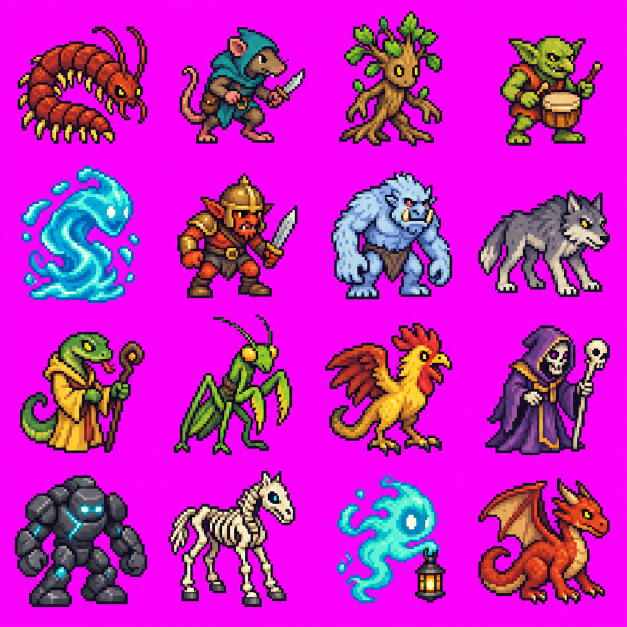
#> input picture assets/generation/creatures_sheet_64_2026-10-12/source.png, 1254 x 1254 px (shown at 1/2 size)
$ python crop_portrait.py ../../../assets/generation/creatures_sheet_64_2026-10-12/source.png --output out.png
#> lines starting #> are read from the running program, lines starting #| are printed output that depends on the picture
### tools/pixel_processing_complete_2026-10-12/src/true_pixel.py
#!/usr/bin/env python3
"""Recover a true low-resolution pixel image from generated pseudo-pixel art."""

from __future__ import annotations

import argparse
from dataclasses import dataclass
import math
import os
from pathlib import Path
from statistics import median_low
from typing import Iterable, Sequence

from PIL import Image, UnidentifiedImageError


MAX_DIMENSION = 8192
DEFAULT_MIN_CELL_SIZE = 4.0
DEFAULT_MAX_CELL_SIZE = 32.0
DEFAULT_IMAGE_PALETTE_SIZE = 64
DEFAULT_INSET = 0.18
DEFAULT_ALPHA_COVERAGE = 0.5
GRID_CELL_SIZE_STEP = 0.05
GRID_PHASE_STEP = 0.25
MAX_AXIS_CANDIDATES = 96

Pixel = tuple[int, ...]
RGBPixel = tuple[int, int, int]

# AAP-64 by Adigun A. Polack:
# https://lospec.com/palette-list/aap-64
AAP64_HEX = (
    "060608",
    "141013",
    "3b1725",
    "73172d",
    "b4202a",
    "df3e23",
    "fa6a0a",
    "f9a31b",
    "ffd541",
    "fffc40",
    "d6f264",
    "9cdb43",
    "59c135",
    "14a02e",
    "1a7a3e",
    "24523b",
    "122020",
    "143464",
    "285cc4",
    "249fde",
    "20d6c7",
    "a6fcdb",
    "ffffff",
    "fef3c0",
    "fad6b8",
    "f5a097",
    "e86a73",
    "bc4a9b",
    "793a80",
    "403353",
    "242234",
    "221c1a",
    "322b28",
    "71413b",
    "bb7547",
    "dba463",
    "f4d29c",
    "dae0ea",
    "b3b9d1",
    "8b93af",
    "6d758d",
    "4a5462",
    "333941",
    "422433",
    "5b3138",
    "8e5252",
    "ba756a",
    "e9b5a3",
    "e3e6ff",
    "b9bffb",
    "849be4",
    "588dbe",
    "477d85",
    "23674e",
    "328464",
    "5daf8d",
    "92dcba",
    "cdf7e2",
    "e4d2aa",
    "c7b08b",
    "a08662",
    "796755",
    "5a4e44",
    "423934",
)
AAP64_PALETTE: tuple[RGBPixel, ...] = tuple(
    tuple(bytes.fromhex(color)) for color in AAP64_HEX
)


@dataclass(frozen=True)
class GridCandidate:
    """One possible logical pixel grid and its periodic-edge score."""

    width: int
    height: int
    cell_size_x: float
    cell_size_y: float
    offset_x: float
    offset_y: float
    score_x: float
    score_y: float
    score: float


@dataclass(frozen=True)
class AxisCandidate:
    """One possible pseudo-pixel period and phase on a source axis."""

    cell_size: float
    offset: float
    score: float


# [621 lines left out: functions parse_positive_float, parse_inset, parse_alpha_coverage, parse_palette_size, parse_grid, sampled_positions and 19 more, not called in this run]


def default_output_path(input_path: Path) -> Path:
    return input_path.with_name(f"{input_path.stem}_true_pixel.png")


def save_png_atomic(image: Image.Image, output: Path) -> None:
    output.parent.mkdir(parents=True, exist_ok=True)
    temporary = output.with_name(f".{output.name}.{os.getpid()}.tmp")
    try:
        image.save(temporary, format="PNG", optimize=True)
        os.replace(temporary, output)
    except BaseException:
        temporary.unlink(missing_ok=True)
        raise


# [86 lines left out: function build_parser, not called in this run]


def load_image(path: Path) -> Image.Image:
    if not path.is_file():
        raise ValueError(f"файл не найден: {path}")
    try:
        image = Image.open(path)
#> image is the input picture: PIL image 1254x1254 RGB; mean R, G, B 195.3, 35.7, 189.9
        image.load()
    except (UnidentifiedImageError, OSError) as error:
        raise ValueError(f"не удалось прочитать PNG: {path}") from error

    if image.format != "PNG":
        raise ValueError("поддерживается только формат PNG")
    if (
        image.width > MAX_DIMENSION
        or image.height > MAX_DIMENSION
        or image.width < 2
        or image.height < 2
    ):
        raise ValueError(
            f"размер PNG должен быть от 2x2 до {MAX_DIMENSION}x{MAX_DIMENSION}"
        )
    return image


# [86 lines left out: function main, not called in this run]


# [2 lines that do not run on import are left out]

### tools/pixel_processing_complete_2026-10-12/src/pixel_stages.py
"""Command-line entry points for each individual processing stage."""
from __future__ import annotations

import argparse
import json
import re
from pathlib import Path

import pixel_ops as ops
import true_pixel


def size_argument(value: str) -> tuple[int,int]:
    return true_pixel.parse_grid(value)


# [6 lines left out: function safe_names, not called in this run]


def main(stage: str) -> None:
    parser=argparse.ArgumentParser(description=f"Pixel pipeline stage: {stage}")
    parser.add_argument("input",type=Path,help="PNG file, or folder of PNGs")
    parser.add_argument("-o","--output",type=Path,required=stage!="validate")
    parser.add_argument("--force",action="store_true",help="overwrite generated files")
    if stage=="split":
        parser.add_argument("--rows",type=int,default=4); parser.add_argument("--columns",type=int,default=4)
        parser.add_argument("--layout",type=Path,help="recipe JSON containing layout and sprite names")
        parser.add_argument("--names",nargs="+")
        parser.add_argument("--tolerance",type=int,default=64)
        parser.add_argument("--empty-fraction",type=float,default=0.01)
        parser.add_argument("--minimum-gap",type=int,default=5)
    elif stage=="outline":
        parser.add_argument("--color",default="242234"); parser.add_argument("--neighbors",type=int,choices=[4,8],default=8)
    elif stage=="mirror":
        parser.add_argument("--names",nargs="+",help="only mirror these stems; default: all")
        parser.add_argument("--vertical",action="store_true")
    elif stage=="align":
        parser.add_argument("--size",type=size_argument,default=(66,66)); parser.add_argument("--baseline",type=int,default=63)
    elif stage=="crop":
        parser.add_argument("--size",type=size_argument,default=(96,96))
        parser.add_argument("--x",type=int); parser.add_argument("--y",type=int)
        parser.add_argument("--shift-x",type=int,default=0); parser.add_argument("--shift-y",type=int,default=0)
    elif stage=="palette":
        parser.add_argument("--palette",choices=["aap64","image","none"],default="aap64")
        parser.add_argument("--colors",type=int,default=64)
    elif stage=="preview":
        parser.add_argument("--columns",type=int,default=4); parser.add_argument("--gap",type=int,default=0)
        parser.add_argument("--checker",action="store_true")
    elif stage=="compare":
        parser.add_argument("--other",type=Path,nargs="+",required=True); parser.add_argument("--gap",type=int,default=24)
        parser.add_argument("--columns",type=int,default=4);parser.add_argument("--report",type=Path)
    elif stage=="validate":
        parser.add_argument("--size",type=size_argument); parser.add_argument("--baseline",type=int)
        parser.add_argument("--count",type=int); parser.add_argument("--no-palette-check",action="store_true")
        parser.add_argument("--reference",type=Path)
    args=parser.parse_args()
    try:
        files=sorted(args.input.glob("*.png")) if args.input.is_dir() else [args.input]
        if not files: raise ValueError("input contains no PNGs")
        images=[ops.read_png(p) for p in files]
#> images = 1 item
        def save(image,path):
            if path.resolve() in {p.resolve() for p in files}: raise ValueError("output must not overwrite input")
            if path.exists() and not args.force: raise ValueError(f"output exists: {path}; use --force")
            true_pixel.save_png_atomic(image,path)
        if stage=="validate":
            report=ops.validate_images(images,expected_count=args.count,size=args.size,baseline=args.baseline,palette=not args.no_palette_check)
            if args.reference:
                report["reference"]={}
                for p,im in zip(files,images):
                    reference=args.reference/p.name if args.reference.is_dir() else args.reference
                    if not reference.exists(): item={"exact":False,"missing":str(reference)}
                    else: item=ops.compare_reference(im,ops.read_png(reference))
                    report["reference"][p.name]=item
                    if not item["exact"]: report["errors"].append(f"reference mismatch: {p.name}")
                report["ok"]=not report["errors"]
            if args.output:
                if args.output.resolve() in {p.resolve() for p in files}: raise ValueError("report must not overwrite input PNG")
                ops.save_json(args.output,report)
            print(json.dumps(report,ensure_ascii=False,indent=2))
            if not report["ok"]: parser.exit(1)
            return
        if stage=="split":
            if len(images)!=1: raise ValueError("split requires one source sheet")
            config=json.loads(args.layout.read_text(encoding="utf-8")) if args.layout else {}
            layout=config.get("layout",config)
            if "row_boundaries" in layout:
                boxes=ops.explicit_sheet_layout(images[0],layout["row_boundaries"],layout["column_boundaries"]); meta=layout
            else:
                boxes,meta=ops.detect_sheet_layout(images[0],args.rows,args.columns,{"tolerance":args.tolerance},args.empty_fraction,args.minimum_gap)
            names=args.names or [s["name"] for s in config.get("sprites",[])] or [f"{i+1:02d}_tile" for i in range(len(boxes))]
            safe_names(names,len(boxes))
            for name,box in zip(names,boxes): save(images[0].crop(box),args.output/f"{name}.png")
            ops.save_json(args.output/"crops.json",{"layout":meta,"tiles":[{"name":name,"box":list(box)} for name,box in zip(names,boxes)]})
        elif stage in {"preview","compare"}:
            if stage=="preview": result=ops.assemble_preview(images,args.columns,args.gap)
            else:
                previews=[ops.assemble_preview(images,args.columns) if args.input.is_dir() else images[0]]
                metrics=[]
                for other in args.other:
                    other_files=sorted(other.glob("*.png")) if other.is_dir() else [other]
                    other_images=[ops.read_png(p) for p in other_files]
                    previews.append(ops.assemble_preview(other_images,args.columns) if other.is_dir() else other_images[0])
                    metrics.append({"other":str(other),**ops.consistency_metrics(images,other_images)})
                result=ops.compare_previews(previews,args.gap)
                if args.report: ops.save_json(args.report,{"first":str(args.input),"comparisons":metrics})
            if stage=="preview" and args.checker: result=ops.checker_preview(result)
            save(result,args.output)
        else:
            if stage=="mirror" and args.names:
                unknown=set(args.names)-{p.stem for p in files}
                if unknown: raise ValueError(f"unknown mirror names: {sorted(unknown)}")
            for p,image in zip(files,images):
                if stage=="outline": result=ops.inner_outline(image,tuple(bytes.fromhex(args.color.lstrip("#"))),args.neighbors)
                elif stage=="mirror": result=ops.mirror(image,not args.vertical) if not args.names or p.stem in args.names else image.copy()
                elif stage=="align": result=ops.align_canvas(image,args.size,args.baseline)
                elif stage=="crop": result,_=ops.crop_portrait(image,args.size,x=args.x,y=args.y,shift_x=args.shift_x,shift_y=args.shift_y)
                elif stage=="palette": result=ops.map_palette(image,args.palette,args.colors)
                else: raise ValueError(f"unknown stage {stage}")
                save(result,args.output/p.name if args.input.is_dir() else args.output)
#> this loop made 1 pass
#> (w in crop_portrait, h in crop_portrait, left in crop_portrait, top in crop_portrait, box in crop_portrait) on pass 1: (96, 96, 579, 579, [579, 579, 675, 675])
#> pass 1, in main, `elif stage=="crop": result,_=ops.crop_portrait(image,args.size,x=args...`:
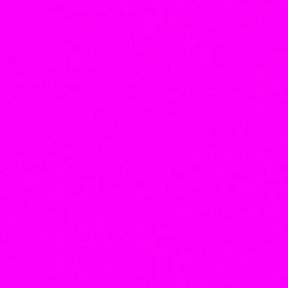
#> result: PIL image 96x96 RGB (shown 3 times larger); mean R, G, B 250, 2.6, 250.3
        print(f"{stage}: complete -> {args.output}")
    except (ValueError,OSError,KeyError,TypeError) as error:
        parser.exit(1,f"Error: {error}\n")

### tools/pixel_processing_complete_2026-10-12/src/pixel_ops.py
"""Shared operations for reproducible pseudo-pixel processing (Pillow only)."""
from __future__ import annotations

import hashlib
import json
import math
from pathlib import Path
from statistics import mean, pstdev

from PIL import Image

import remove_chroma_key as chroma
import true_pixel

OUTLINE = (36, 34, 52)


def save_json(path: Path, value: object) -> None:
    path.parent.mkdir(parents=True, exist_ok=True)
    path.write_text(json.dumps(value, ensure_ascii=False, indent=2) + "\n", encoding="utf-8")


def file_sha256(path: Path) -> str:
    with path.open("rb") as stream:
        return hashlib.file_digest(stream, "sha256").hexdigest() if hasattr(hashlib, "file_digest") else hashlib.sha256(stream.read()).hexdigest()


def read_png(path: Path) -> Image.Image:
    return true_pixel.load_image(path)


# [135 lines left out: functions key_background, _gap_runs, _gap_boundaries, detect_sheet_layout, explicit_sheet_layout, reconstruct and 2 more, not called in this run]


def mirror(image: Image.Image, horizontal: bool = True) -> Image.Image:
    return image.transpose(Image.Transpose.FLIP_LEFT_RIGHT if horizontal else Image.Transpose.FLIP_TOP_BOTTOM)


# [11 lines left out: function align_canvas, not called in this run]


def crop_portrait(image: Image.Image, size: tuple[int,int] = (96,96), *, x: int | None = None, y: int | None = None,
                  shift_x: int = 0, shift_y: int = 0) -> tuple[Image.Image, list[int]]:
    w,h=size
    left=(image.width-w)//2 if x is None else x
    top=(image.height-h)//2 if y is None else y
    left+=shift_x; top+=shift_y
    box=[left,top,left+w,top+h]
    if min(w,h)<=0 or left<0 or top<0 or box[2]>image.width or box[3]>image.height:
        raise ValueError(f"portrait crop {box} lies outside {image.size}; no padding/resizing performed")
    return image.crop(box),box


# [71 lines left out: functions assemble_preview, checker_preview, compare_previews, validate_images, compare_reference, consistency_metrics, not called in this run]

### tools/pixel_processing_complete_2026-10-12/src/crop_portrait.py
#!/usr/bin/env python3
from pixel_stages import main
if __name__ == "__main__":
    main("crop")
